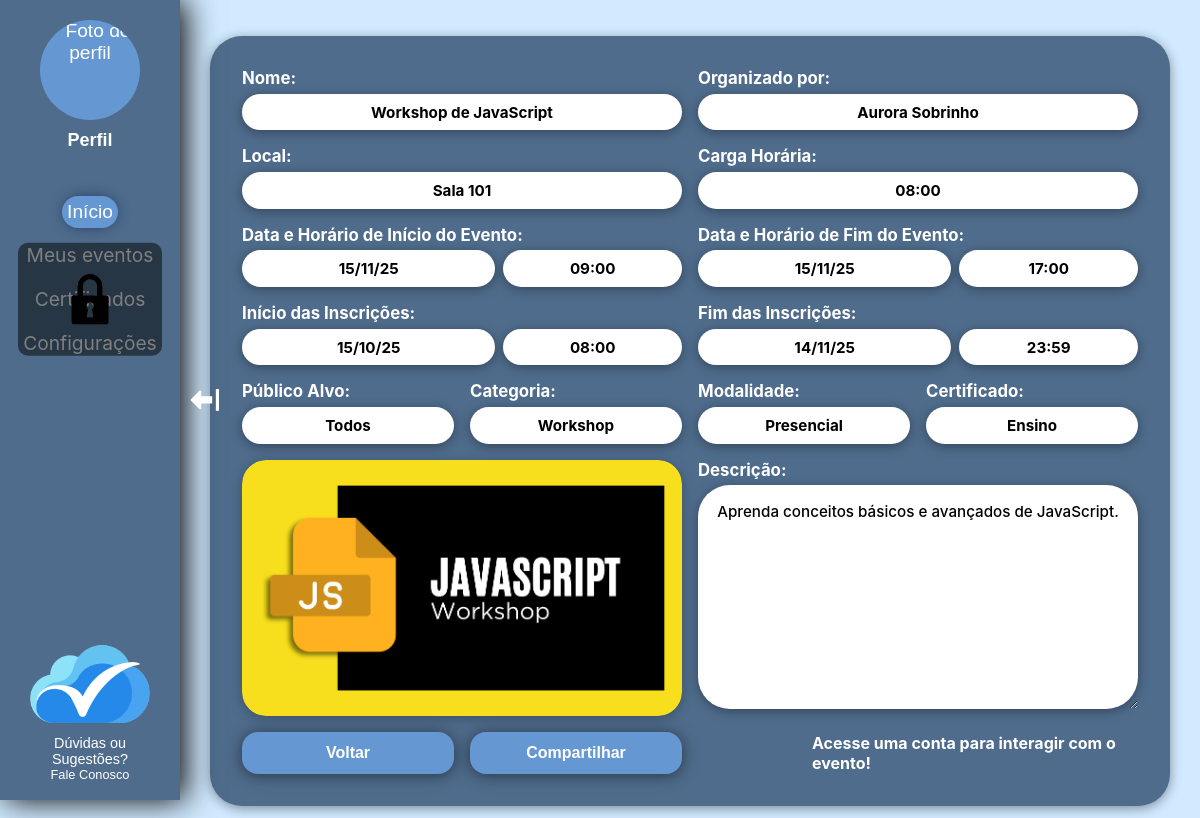
The page /PaginasPublicas/ContainerPublico.php?pagina=evento&id=1 on the database its author committed.
### tables this page shows
CREATE TABLE evento(
    cod_evento INT PRIMARY KEY NOT NULL,
    categoria VARCHAR(40) NOT NULL,
    nome VARCHAR(100) NOT NULL,
    lugar VARCHAR(40) NOT NULL,
    descricao VARCHAR(500),
    publico_alvo VARCHAR(100),
    inicio DATETIME NOT NULL,
    conclusao DATETIME NOT NULL,
    duracao FLOAT, 
    certificado TINYINT(1) NOT NULL DEFAULT 0,
    tipo_certificado VARCHAR(50) NULL DEFAULT 'Sem certificacao',
    modalidade ENUM('Presencial','Online','Híbrido') NOT NULL DEFAULT 'Presencial',
    imagem VARCHAR(255) NULL,
    inicio_inscricao DATETIME NULL,
    fim_inscricao DATETIME NULL
);

CREATE TABLE usuario(
    CPF CHAR(11) PRIMARY KEY,
    Nome VARCHAR(100),
    Email VARCHAR(100),
    Senha VARCHAR(255),
    RA CHAR(7) NULL,
    Codigo VARCHAR(8),
    Organizador TINYINT(1) NOT NULL DEFAULT 0,
    TemaSite TINYINT(1) NOT NULL DEFAULT 0,
    FotoPerfil VARCHAR(255) NULL,
    CONSTRAINT chk_codigo_organizador CHECK (
        (Organizador = 0) OR 
        (Organizador = 1 AND Codigo IS NOT NULL)
    ),
    CONSTRAINT chk_tema_site CHECK (TemaSite IN (0,1))
);

### PaginasPublicas/CartaodoEvento.php (the view, shortened to what this page needs)
<!DOCTYPE html>
<html lang="pt-br">
<head>
    <link rel="stylesheet" href="../styleGlobal.css" />
    <link rel="stylesheet" href="../styleGlobalMobile.css" media="(max-width: 767px)" />
    <?php
    include_once('../BancoDados/conexao.php');
    $id_evento = isset($_GET['cod_evento']) ? (int)$_GET['cod_evento'] : (isset($_GET['id']) ? (int)$_GET['id'] : 1);
    $sql = "SELECT e.*, u.Nome as nome_organizador
            FROM evento e
            LEFT JOIN organiza o ON e.cod_evento = o.cod_evento
            LEFT JOIN usuario u ON o.CPF = u.CPF
            WHERE e.cod_evento = $id_evento";
    $resultado = mysqli_query($conexao, $sql);
    if ($resultado && mysqli_num_rows($resultado) > 0) {
        $evento = mysqli_fetch_assoc($resultado);
        $data_inicio = date('d/m/y', strtotime($evento['inicio']));
        $data_fim = date('d/m/y', strtotime($evento['conclusao']));
        $hora_inicio = date('H:i', strtotime($evento['inicio']));
        $hora_fim = date('H:i', strtotime($evento['conclusao']));
        $data_inicio_inscricao = '-';
        $data_fim_inscricao = '-';
        $hora_inicio_inscricao = '-';
        $hora_fim_inscricao = '-';
        if (!empty($evento['inicio_inscricao'])) {
            $data_inicio_inscricao = date('d/m/y', strtotime($evento['inicio_inscricao']));
            $hora_inicio_inscricao = date('H:i', strtotime($evento['inicio_inscricao']));
        }
        if (!empty($evento['fim_inscricao'])) {
            $data_fim_inscricao = date('d/m/y', strtotime($evento['fim_inscricao']));
            $hora_fim_inscricao = date('H:i', strtotime($evento['fim_inscricao']));
        }
        $nome_organizador = isset($evento['nome_organizador']) && $evento['nome_organizador'] !== '' ? $evento['nome_organizador'] : 'Não informado';
        $carga_horaria = isset($evento['duracao']) && $evento['duracao'] > 0 ? floatval($evento['duracao']) : 0;
    }
    $tipo_certificado = isset($evento['tipo_certificado']) ? $evento['tipo_certificado'] : '';
    $tem_certificado = isset($evento['certificado']) && (int)$evento['certificado'] === 1;
    if ($tem_certificado) {
        if ($tipo_certificado === 'Ensino' || $tipo_certificado === 'Pesquisa' || $tipo_certificado === 'Extensão') {
            $certificado_display = $tipo_certificado;
        } else {
            $certificado_display = 'Sim';
        }
    } else {
        $certificado_display = 'Não';
    }
    $modalidade = isset($evento['modalidade']) && $evento['modalidade'] !== '' ? $evento['modalidade'] : 'Presencial';
    $imagem_rel = (isset($evento['imagem']) && $evento['imagem'] !== '' && $evento['imagem'] !== null)
        ? $evento['imagem']
        : 'ImagensEventos/CEU-ImagemEvento.png';
    $imagem_src = '../' . ltrim($imagem_rel, "/\\");
    ?>
</head>
<body>
    <div id="main-content">
        <div class="cartao-evento">
            <div class="Nome grupo-campo">
                <label>Nome:</label>
                <div class="caixa-valor"><?php echo htmlspecialchars($evento['nome']); ?></div>
            </div>
            <div class="Organizador grupo-campo">
                <label>Organizado por:</label>
                <div class="caixa-valor"><?php echo htmlspecialchars($nome_organizador); ?></div>
            </div>
            <div class="Local grupo-campo">
                <label>Local:</label>
                <div class="caixa-valor"><?php echo htmlspecialchars($evento['lugar']); ?></div>
            </div>
            <div class="CargaHoraria grupo-campo">
                <label>Carga Horária:</label>
                <div class="caixa-valor"><?php
                    $horas = intval($carga_horaria);
                    $minutos = round(($carga_horaria - $horas) * 60);
                    echo str_pad($horas, 2, '0', STR_PAD_LEFT) . ':' . str_pad($minutos, 2, '0', STR_PAD_LEFT);
                ?></div>
            </div>
            <div class="DataHorarioInicio grupo-campo">
                <label>Data e Horário de Início do Evento:</label>
                <div class="campo-data-horario">
                    <div class="caixa-valor"><?php echo $data_inicio; ?></div>
                    <div class="caixa-valor"><?php echo $hora_inicio; ?></div>
                </div>
            </div>
            <div class="DataHorarioFim grupo-campo">
                <label>Data e Horário de Fim do Evento:</label>
                <div class="campo-data-horario">
                    <div class="caixa-valor"><?php echo $data_fim; ?></div>
                    <div class="caixa-valor"><?php echo $hora_fim; ?></div>
                </div>
            </div>
            <div class="DataHorarioInscricaoInicio grupo-campo">
                <label>Início das Inscrições:</label>
                <div class="campo-data-horario">
                    <div class="caixa-valor"><?php echo htmlspecialchars($data_inicio_inscricao); ?></div>
                    <div class="caixa-valor"><?php echo htmlspecialchars($hora_inicio_inscricao); ?></div>
                </div>
            </div>
            <div class="DataHorarioInscricaoFim grupo-campo">
                <label>Fim das Inscrições:</label>
                <div class="campo-data-horario">
                    <div class="caixa-valor"><?php echo htmlspecialchars($data_fim_inscricao); ?></div>
                    <div class="caixa-valor"><?php echo htmlspecialchars($hora_fim_inscricao); ?></div>
                </div>
            </div>
            <div class="PublicoAlvo grupo-campo">
                <label>Público Alvo:</label>
                <div class="caixa-valor"><?php echo htmlspecialchars($evento['publico_alvo'] ?? 'Não informado'); ?></div>
            </div>
            <div class="Categoria grupo-campo">
                <label>Categoria:</label>
                <div class="caixa-valor"><?php echo htmlspecialchars($evento['categoria'] ?? ''); ?></div>
            </div>
            <div class="Modalidade grupo-campo">
                <label>Modalidade:</label>
                <div class="caixa-valor"><?php echo htmlspecialchars($modalidade); ?></div>
            </div>
            <div class="Certificado grupo-campo">
                <label>Certificado:</label>
                <div class="caixa-valor"><?php echo htmlspecialchars($certificado_display); ?></div>
            </div>
            <div class="Imagem campo-imagem">
                <div class="carrossel-imagens">
                    <img id="imagem-carrossel" src="<?php echo htmlspecialchars($imagem_src); ?>" alt="Imagem do evento">
                </div>
            </div>
            <div class="Descricao grupo-campo">
                <label>Descrição:</label>
                <div class="caixa-valor caixa-descricao"><?php echo htmlspecialchars($evento['descricao']); ?></div>
            </div>
            <div class="BotaoVoltar">
                <button class="botao" onclick="history.back()">Voltar</button>
            </div>
            <div class="BotaoCompartilhar">
                <button class="botao" onclick="abrirModalCompartilhar()">Compartilhar</button>
            </div>
            <div class="MensagemLogin">
                <?php if (isset($_SESSION['cpf']) && !empty($_SESSION['cpf'])): ?>
                    <button id="btn-ser-colaborador" class="botao">Ser Colaborador</button>
                <?php else: ?>
                    <h4 class="MensagemLogin">Acesse uma conta para interagir com o evento!</h4>
                <?php endif; ?>
            </div>
        </div>
    </div>
</body>
</html>

### PaginasPublicas/ContainerPublico.php (shortened to what this page needs)
<!DOCTYPE html>
<html lang="pt-br">
<head>
    <link rel="stylesheet" href="../styleGlobal.css" />
    <link rel="stylesheet" href="../styleGlobalMobile.css" media="(max-width: 767px)" />
</head>
<body <?php if (($pagina ?? ($_GET['pagina'] ?? 'inicio')) === 'inicio') {
            echo 'class="pagina-inicio"';
        } ?>>
    <?php
    $paginasPermitidas = [
        'inicio' => 'Inicio.php',
        'login' => 'Login.html',
        'cadastroP' => 'CadastroParticipante.html',
        'cadastroO' => 'CadastroOrganizador.html',
        'redefinirSenha' => 'RedefinirSenha.html',
        'evento' => 'CartaodoEvento.php',
        'solicitarCodigo' => 'SolicitarCodigo.html',
        'faleConosco' => '../PaginasGlobais/FaleConosco.html',
        'termos' => '../PaginasGlobais/TermosDeCondicoes.html',
    ];
    $pagina = $_GET['pagina'] ?? 'inicio';
    $arquivo = $paginasPermitidas[$pagina] ?? $paginasPermitidas['inicio'];
    ?>
    <div id="conteudo-dinamico">
        <?php include $arquivo; ?>
    </div>
</body>
</html>

### styleGlobal.css (style rules this page uses)
#main-content { transition: margin-left 0.3s, margin-right 0.3s; margin-left: 0; margin-right: 0; }
#main-content.shifted { margin-left: clamp(180px, 15vw, 220px); }
html, body { scrollbar-width: thin; scrollbar-color: var(--botao) var(--caixas); overflow-x: hidden; max-width: 100%; }
*, *::before, *::after { box-sizing: border-box; margin: 0; padding: 0; }
body { margin: 0; padding: 0; font-family: 'Inter', sans-serif; background-color: var(--fundo); color: var(--branco); min-height: calc(100dvh - max(env(safe-area-inset-bottom, 0px), var(--ceu-safe-bottom, 0px))); padding-bottom: max(env(safe-area-inset-bottom, 0px), var(--ceu-safe-bottom, 0px)); visibility: visible; opacity: 1; transition: opacity 0.15s ease-in; }
body.js-ready { overflow: visible; }
body.js-ready #conteudo-dinamico { opacity: 1; visibility: visible; transition: opacity 0.2s ease-in; }
body.js-ready:not(.pagina-com-barra-pesquisa):not(.pagina-inicio):not(.pagina-lista-eventos) #conteudo-dinamico { display: flex; justify-content: center; align-items: center; min-height: calc(100dvh - max(env(safe-area-inset-bottom, 0px), var(--ceu-safe-bottom, 0px))); width: 100%; overflow-x: hidden; box-sizing: border-box; }
.btn, .botao { border: none; cursor: pointer; border-radius: 1rem !important; box-shadow: 0rem 0.1rem 1rem var(--sombra-leve) !important; transition: transform 0.2s ease, box-shadow 0.2s ease, background-color 0.2s ease !important; will-change: transform !important; }
.Menu { position: fixed; z-index: 1000; top: 0; left: 0; height: 100vh; height: 100dvh; width: clamp(150px, 15%, 300px); background-color: var(--caixas); box-shadow: 5px 0 30px var(--preto); transform: translateX(-100%); transition: transform 0.3s ease; }
.Menu.expanded { transform: translateX(0); }
.Menu .conteudo { display: flex; flex-direction: column; align-items: center; gap: clamp(16px, 3vw, 20px); width: 100%; }
.Menu .perfil { display: flex; flex-direction: column; align-items: center; }
.Menu .header-menu { position: relative; display: flex; flex-direction: column; align-items: center; justify-content: center; gap: 0; padding: 0; margin-bottom: clamp(24px, 4vw, 30px); margin-top: clamp(16px, 3vw, 20px); }
.Menu .perfil button { display: flex; flex-direction: column; align-items: center; }
.Menu .perfil img { width: clamp(80px, 12vw, 100px); height: clamp(80px, 12vw, 100px); border-radius: 50%; background-color: var(--botao); }
.Menu .perfil span { color: var(--branco); font-weight: bold; margin-top: clamp(8px, 1.5vw, 10px); text-align: center; max-width: 90%; font-size: clamp(0.8rem, 1.5vw, 1.5rem); overflow-wrap: break-word; word-break: break-word; }
.Menu button { color: var(--branco); font-size: clamp(1rem, 1.8vw, 1.2rem); background: none; border: none; cursor: pointer; transition: transform 0.2s cubic-bezier(.4,1.5,.5,1), box-shadow 0.35s cubic-bezier(.4,1.5,.5,1), border-radius 0.2s; }
.Menu button.ativo { background-color: var(--botao); border-radius: clamp(24px, 4vw, 30px); box-shadow: 0 0 0 clamp(3px, 0.5vw, 5px) var(--botao), 0 0 clamp(12px, 2.5vw, 16px) 0 var(--azul-escuro); }
.Menu .rodape { position: absolute; bottom: calc(clamp(8px, 1.5vw, 10px) + max(env(safe-area-inset-bottom, 0px), var(--ceu-safe-bottom, 0px))); left: 0; right: 0; margin-left: auto; margin-right: auto; text-align: center; display: flex; flex-direction: column; align-items: center; justify-content: center; padding: clamp(6px, 1.2vw, 8px) clamp(10px, 2vw, 15px); border-radius: clamp(8px, 1.5vw, 10px); background-color: var(--caixas); width: fit-content; max-width: 90%; transition: all 0.2s ease; }
.Menu .rodape img { width: clamp(50px, 8em, 150px); display: block; }
.Menu .rodape div { color: var(--branco); font-size: clamp(0.5rem, 1.3vw, 0.9rem); margin-top: clamp(8px, 1.5vw, 10px); white-space: normal; overflow-wrap: anywhere; word-break: normal; text-align: center; }
.Menu .rodape p { color: var(--branco); font-size: clamp(0.6rem, 1.1vw, 0.8rem); }

### styleGlobalMobile.css (style rules this page uses)
@media screen and (min-width: 1025px) { body { display: block !important; justify-content: initial !important; align-items: initial !important; min-height: auto !important; } }
@media screen and (min-width: 1025px) { #main-content { height: auto !important; overflow: visible !important; } }

### rows shown on the page
evento: nome "Workshop de JavaScript", usuario.Nome "Aurora Sobrinho", lugar "Sala 101", duracao "08", duracao "00", inicio "15/11/25", inicio "09:00", conclusao "15/11/25", conclusao "17:00", inicio_inscricao "15/10/25", inicio_inscricao "08:00", fim_inscricao "14/11/25", fim_inscricao "23:59", publico_alvo "Todos", categoria "Workshop", modalidade "Presencial", tipo_certificado "Ensino", imagem (picture), descricao "Aprenda conceitos básicos e avançados de JavaScript."
